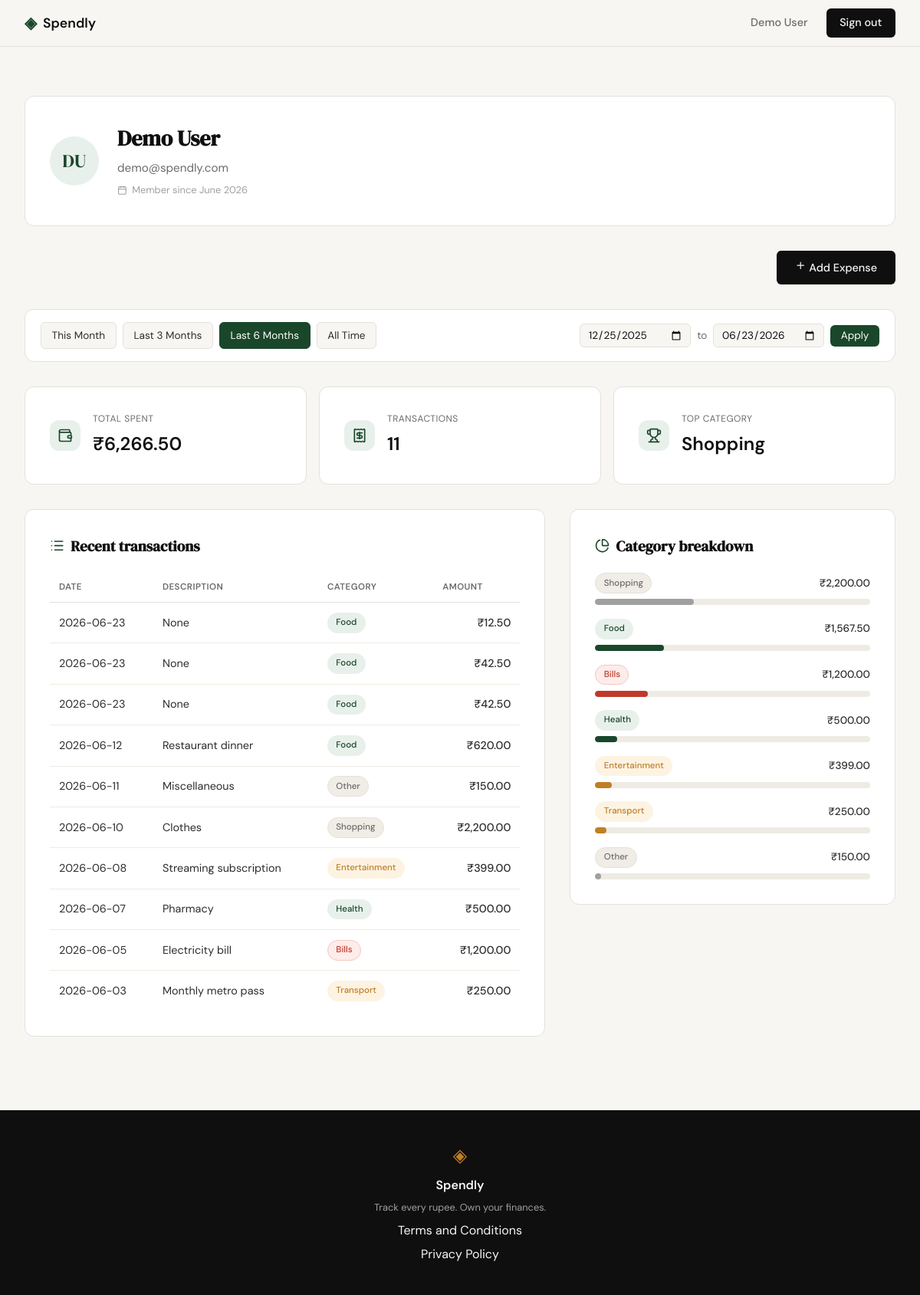
Screenshot of /profile?date_from=2025-12-25&date_to=2026-06-23 (signed in) with the database file from the repository.
### tables this page shows
CREATE TABLE users (
            id            INTEGER PRIMARY KEY AUTOINCREMENT,
            name          TEXT    NOT NULL,
            email         TEXT    NOT NULL UNIQUE,
            password_hash TEXT    NOT NULL,
            created_at    TEXT    DEFAULT (datetime('now'))
        );

CREATE TABLE expenses (
            id          INTEGER PRIMARY KEY AUTOINCREMENT,
            user_id     INTEGER NOT NULL REFERENCES users(id),
            amount      REAL    NOT NULL,
            category    TEXT    NOT NULL,
            date        TEXT    NOT NULL,
            description TEXT,
            created_at  TEXT    DEFAULT (datetime('now'))
        );

### app.py (the view)
@app.route("/profile")
def profile():
    if not session.get("user_id"):
        return redirect(url_for("login"))
    user_id = session["user_id"]
    date_from = _parse_date(request.args.get("date_from", ""))
    date_to = _parse_date(request.args.get("date_to", ""))
    if date_from and date_to and date_from > date_to:
        flash("Start date must be before end date.")
        date_from = date_to = None
    date_from_str = date_from.isoformat() if date_from else None
    date_to_str = date_to.isoformat() if date_to else None
    presets = _build_presets(date.today())
    active_preset = _detect_active_preset(presets, date_from_str, date_to_str)
    db_user = get_user_by_id(user_id)
    user = {
        "name": db_user["name"],
        "email": db_user["email"],
        "initials": "".join(p[0].upper() for p in db_user["name"].split()[:2]),
        "member_since": db_user["member_since"],
    }
    raw_stats = get_summary_stats(user_id, date_from=date_from_str, date_to=date_to_str)
    stats = {
        "total_spent": format_currency(raw_stats["total_spent"]),
        "transaction_count": raw_stats["transaction_count"],
        "top_category": raw_stats["top_category"],
    }
    raw_transactions = get_recent_transactions(user_id, date_from=date_from_str, date_to=date_to_str)
    transactions = [
        {
            "date": tx["date"],
            "description": tx["description"],
            "category": tx["category"],
            "amount": format_currency(tx["amount"]),
        }
        for tx in raw_transactions
    ]
    raw_breakdown = get_category_breakdown(user_id, date_from=date_from_str, date_to=date_to_str)
    category_breakdown = [
        {
            "name": cat["name"],
            "total": format_currency(cat["amount"]),
            "percent": cat["pct"],
        }
        for cat in raw_breakdown
    ]
    return render_template(
        "profile.html",
        user=user,
        stats=stats,
        transactions=transactions,
        category_breakdown=category_breakdown,
        date_from_str=date_from_str,
        date_to_str=date_to_str,
        presets=presets,
        active_preset=active_preset,
    )

### app.py (called while the page is built)
def _parse_date(s):
    try:
        return datetime.strptime(s, "%Y-%m-%d").date()
    except (TypeError, ValueError):
        return None

def _build_presets(today):
    return {
        "this_month":    (today.replace(day=1).isoformat(), today.isoformat()),
        "last_3_months": ((today - timedelta(days=90)).isoformat(), today.isoformat()),
        "last_6_months": ((today - timedelta(days=180)).isoformat(), today.isoformat()),
    }

def _detect_active_preset(presets, date_from_str, date_to_str):
    if not (date_from_str and date_to_str):
        return None
    for name, (f, t) in presets.items():
        if date_from_str == f and date_to_str == t:
            return name
    return None

### database/db.py (called while the page is built)
def get_db():
    conn = sqlite3.connect(DB_PATH)
    conn.row_factory = sqlite3.Row
    conn.execute("PRAGMA foreign_keys = ON")
    return conn

### database/queries.py (called while the page is built, shortened)
def format_currency(amount):
    return f"₹{amount:,.2f}"

def get_user_by_id(user_id):
    db = get_db()
    row = db.execute(
        "SELECT id, name, email, created_at FROM users WHERE id = ?", (user_id,)
    ).fetchone()
    db.close()
    if row is None:
        return None
    created = datetime.strptime(row["created_at"], "%Y-%m-%d %H:%M:%S")
    return {"name": row["name"], "email": row["email"], "member_since": created.strftime("%B %Y")}

def get_summary_stats(user_id, date_from=None, date_to=None):
    db = get_db()
    use_dates = date_from and date_to
    if use_dates:
        total_sql = (
            "SELECT COALESCE(SUM(amount), 0) AS total, COUNT(*) AS cnt "
            "FROM expenses WHERE user_id = ? AND date BETWEEN ? AND ?"
        )
        top_sql = (
            "SELECT category, SUM(amount) AS cat_total FROM expenses "
            "WHERE user_id = ? AND date BETWEEN ? AND ? "
            "GROUP BY category ORDER BY cat_total DESC LIMIT 1"
        )
        params = (user_id, date_from, date_to)
    total_row = db.execute(total_sql, params).fetchone()
    top_row = db.execute(top_sql, params).fetchone()
    db.close()
    return {
        "total_spent": total_row["total"],
        "transaction_count": total_row["cnt"],
        "top_category": top_row["category"] if top_row else "—",
    }

### templates/profile.html (shortened to what this page needs)
{% extends "base.html" %}
{% block head %}
<link rel="stylesheet" href="{{ url_for('static', filename='css/profile.css') }}">
{% endblock %}
{% block content %}
<section class="profile-page">
    <div class="profile-inner">
        <div class="profile-user-card feature-card">
            <div class="profile-avatar">{{ user.initials }}</div>
            <div class="profile-identity">
                <h1 class="profile-name">{{ user.name }}</h1>
                <p class="profile-email">{{ user.email }}</p>
                <p class="profile-member">
                    <i data-lucide="calendar"></i>
                    Member since {{ user.member_since }}
                </p>
            </div>
        </div>
        <div class="profile-actions">
            <a href="{{ url_for('add_expense') }}" class="btn-primary">
                <i data-lucide="plus"></i>
                Add Expense
            </a>
        </div>
        <div class="filter-bar">
            <div class="filter-presets">
                <a href="{{ url_for('profile', date_from=presets.this_month[0], date_to=presets.this_month[1]) }}"
                   class="filter-btn{% if active_preset == 'this_month' %} active{% endif %}">This Month</a>
                <a href="{{ url_for('profile', date_from=presets.last_3_months[0], date_to=presets.last_3_months[1]) }}"
                   class="filter-btn{% if active_preset == 'last_3_months' %} active{% endif %}">Last 3 Months</a>
                <a href="{{ url_for('profile', date_from=presets.last_6_months[0], date_to=presets.last_6_months[1]) }}"
                   class="filter-btn{% if active_preset == 'last_6_months' %} active{% endif %}">Last 6 Months</a>
                <a href="{{ url_for('profile') }}"
                   class="filter-btn{% if not date_from_str and not date_to_str %} active{% endif %}">All Time</a>
            </div>
            <form class="filter-custom" method="get" action="{{ url_for('profile') }}">
                <input type="date" name="date_from" value="{{ date_from_str or '' }}">
                <span>to</span>
                <input type="date" name="date_to" value="{{ date_to_str or '' }}">
                <button type="submit" class="filter-apply">Apply</button>
            </form>
        </div>
        <div class="profile-stats">
            <div class="profile-stat-card feature-card">
                <span class="profile-stat-icon"><i data-lucide="wallet"></i></span>
                <div>
                    <p class="profile-stat-label">Total spent</p>
                    <p class="profile-stat-value">{{ stats.total_spent }}</p>
                </div>
            </div>
            <div class="profile-stat-card feature-card">
                <span class="profile-stat-icon"><i data-lucide="receipt"></i></span>
                <div>
                    <p class="profile-stat-label">Transactions</p>
                    <p class="profile-stat-value">{{ stats.transaction_count }}</p>
                </div>
            </div>
            <div class="profile-stat-card feature-card">
                <span class="profile-stat-icon"><i data-lucide="trophy"></i></span>
                <div>
                    <p class="profile-stat-label">Top category</p>
                    <p class="profile-stat-value">{{ stats.top_category }}</p>
                </div>
            </div>
        </div>
        <div class="profile-grid">
            <div class="profile-history feature-card">
                <h2 class="profile-section-title">
                    <i data-lucide="list"></i>
                    Recent transactions
                </h2>
                <div class="profile-table-wrap">
                    <table class="profile-table">
                        <thead>
                            <tr>
                                <th>Date</th>
                                <th>Description</th>
                                <th>Category</th>
                                <th class="profile-amount-col">Amount</th>
                            </tr>
                        </thead>
                        <tbody>
                            {% for tx in transactions %}
                            <tr>
                                <td class="profile-tx-date">{{ tx.date }}</td>
                                <td>{{ tx.description }}</td>
                                <td><span class="badge badge-{{ tx.category | lower }}">{{ tx.category }}</span></td>
                                <td class="profile-amount-col profile-tx-amount">{{ tx.amount }}</td>
                            </tr>
                            {% endfor %}
                        </tbody>
                    </table>
                </div>
            </div>
            <div class="profile-breakdown feature-card">
                <h2 class="profile-section-title">
                    <i data-lucide="pie-chart"></i>
                    Category breakdown
                </h2>
                {% for cat in category_breakdown %}
                <div class="profile-cat-row">
                    <div class="profile-cat-head">
                        <span class="badge badge-{{ cat.name | lower }}">{{ cat.name }}</span>
                        <span class="profile-cat-total">{{ cat.total }}</span>
                    </div>
                    <div class="profile-cat-track">
                        <div class="profile-cat-bar badge-bar-{{ cat.name | lower }}"
                             style="--profile-bar-pct: {{ cat.percent }}%"></div>
                    </div>
                </div>
                {% endfor %}
            </div>
        </div>
    </div>
</section>
{% endblock %}

### templates/base.html (shortened to what this page needs)
<!DOCTYPE html>
<html lang="en">
<head>
    <link rel="stylesheet" href="{{ url_for('static', filename='css/style.css') }}">
    {% block head %}{% endblock %}
</head>
<body>
    <nav class="navbar">
        <div class="nav-inner">
            <a href="{{ url_for('landing') }}" class="nav-brand">
                <span class="brand-icon">◈</span>
                <span class="brand-name">Spendly</span>
            </a>
            <div class="nav-links">
                {% if session.user_id %}
                <a href="{{ url_for('profile') }}">{{ session.user_name }}</a>
                <a href="{{ url_for('logout') }}" class="nav-cta">Sign out</a>
                {% else %}
                <a href="{{ url_for('login') }}">Sign in</a>
                <a href="{{ url_for('register') }}" class="nav-cta">Get started</a>
                {% endif %}
            </div>
        </div>
    </nav>
    <main class="main-content">
        {% block content %}{% endblock %}
    </main>
    <footer class="footer">
        <div class="footer-inner">
            <span class="brand-icon">◈</span>
            <span class="footer-name">Spendly</span>
            <p class="footer-copy">Track every rupee. Own your finances.</p>
            <a href="/terms">Terms and Conditions</a>
            <a href="/privacy">Privacy Policy</a>
        </div>
    </footer>
</body>
</html>

### static/css/style.css (style rules this page uses)
:root { --ink: #0f0f0f; --ink-soft: #2d2d2d; --ink-muted: #6b6b6b; --ink-faint: #a0a0a0; --paper: #f7f6f3; --paper-warm: #f0ede6; --paper-card: #ffffff; --accent: #1a472a; --accent-light: #e8f0eb; --accent-2: #c17f24; --accent-2-light: #fdf3e3; --danger: #c0392b; --danger-light: #fdecea; --danger-border: #f5c6c2; --border: #e4e1da; --border-soft: #eeebe4; --font-display: 'DM Serif Display', Georgia, serif; --font-body: 'DM Sans', system-ui, sans-serif; --max-width: 1200px; --auth-width: 440px; --radius-sm: 6px; --radius-md: 12px; --radius-lg: 20px; }
*, *::before, *::after { box-sizing: border-box; margin: 0; padding: 0; }
html { font-size: 16px; scroll-behavior: smooth; }
body { background: var(--paper); color: var(--ink); font-family: var(--font-body); font-size: 1rem; line-height: 1.6; -webkit-font-smoothing: antialiased; }
a { color: inherit; text-decoration: none; }
.navbar { position: sticky; top: 0; z-index: 100; background: var(--paper); border-bottom: 1px solid var(--border); padding: 0 2rem; }
.nav-inner { max-width: var(--max-width); margin: 0 auto; height: 60px; display: flex; align-items: center; justify-content: space-between; }
.nav-brand { display: flex; align-items: center; gap: 0.5rem; font-family: var(--font-body); font-weight: 600; font-size: 1.1rem; color: var(--ink); }
.brand-icon { color: var(--accent); font-size: 1.3rem; }
.brand-name { color: var(--ink); }
.nav-links { display: flex; align-items: center; gap: 1.5rem; font-size: 0.9rem; font-weight: 500; }
.nav-links a { color: var(--ink-muted); transition: color 0.2s; }
.nav-cta { background: var(--ink) !important; color: var(--paper) !important; padding: 0.45rem 1.1rem; border-radius: var(--radius-sm); transition: background 0.2s !important; }
.main-content { min-height: calc(100vh - 60px - 100px); }
.btn-primary { display: inline-block; background: var(--ink); color: var(--paper); padding: 0.65rem 1.5rem; border-radius: var(--radius-sm); font-family: var(--font-body); font-size: 0.9rem; font-weight: 500; cursor: pointer; border: none; transition: background 0.2s; text-decoration: none; }
.feature-card { background: var(--paper-card); border: 1px solid var(--border); border-radius: var(--radius-md); padding: 2rem; }
.footer { background: var(--ink); color: var(--paper); padding: 2.5rem 2rem; text-align: center; }
.footer-inner { display: flex; flex-direction: column; align-items: center; gap: 0.4rem; }
.footer .brand-icon { color: var(--accent-2); font-size: 1.5rem; }
.footer-name { font-weight: 600; font-size: 1rem; }
.footer-copy { font-size: 0.8rem; color: var(--ink-faint); }

### rows the page displays
users: user_name "Demo User", name "Demo User", email "demo@spendly.com"
expenses: top_category "Shopping", date "2026-06-10", description "Clothes", category "Shopping", amount "₹2,200.00"
expenses: date "2026-06-23", description "None", category "Food", amount "₹12.50"
expenses: date "2026-06-23", description "None", category "Food", amount "₹42.50"
expenses: date "2026-06-23", description "None", category "Food", amount "₹42.50"
expenses: date "2026-06-12", description "Restaurant dinner", category "Food", amount "₹620.00"
expenses: date "2026-06-11", description "Miscellaneous", category "Other", amount "₹150.00"
expenses: date "2026-06-08", description "Streaming subscription", category "Entertainment", amount "₹399.00"
expenses: date "2026-06-07", description "Pharmacy", category "Health", amount "₹500.00"
expenses: date "2026-06-05", description "Electricity bill", category "Bills", amount "₹1,200.00"
expenses: date "2026-06-03", description "Monthly metro pass", category "Transport", amount "₹250.00"

### other values shown
{{ user.initials }} "DU"
{{ user.member_since }} "June 2026"
{{ stats.total_spent }} "₹6,266.50"
{{ stats.transaction_count }} "11"
{{ cat.name }} "Shopping" "Food" "Bills" "Health" "Entertainment" "Transport" "Other"
{{ cat.total }} "₹2,200.00" "₹1,567.50" "₹1,200.00" "₹500.00" "₹399.00" "₹250.00" "₹150.00"
